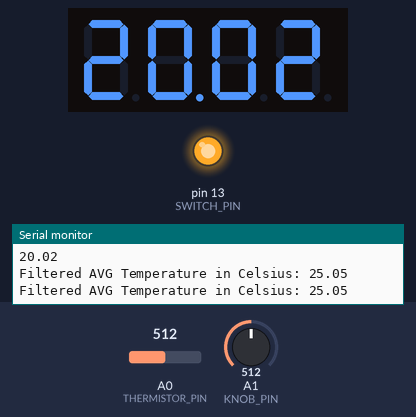
A program run on a simulated Arduino Uno, built with avr-gcc and run on an emulated ATmega328P. Parts: 4-digit seven-segment display, output pins drawn as LEDs (lit = HIGH), the last lines printed to the serial monitor. The inputs (shaded band) are chosen by the test bench; at power-on: A0 (THERMISTOR_PIN) = 512, A1 (KNOB_PIN) = 512. Pins used as bus, display or sensor lines are not drawn.

Above: at 2.6 s.
2.7 s: A0 (THERMISTOR_PIN) set to 1010
At 3.4 s:
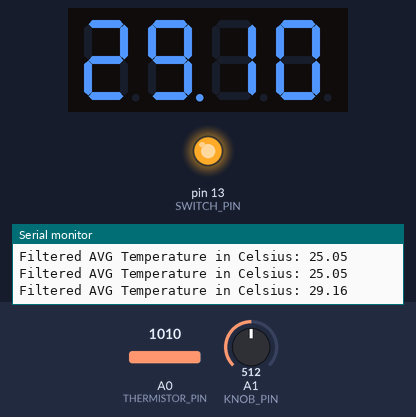
5.0 s: A0 (THERMISTOR_PIN) set to 1023
At 7.7 s:
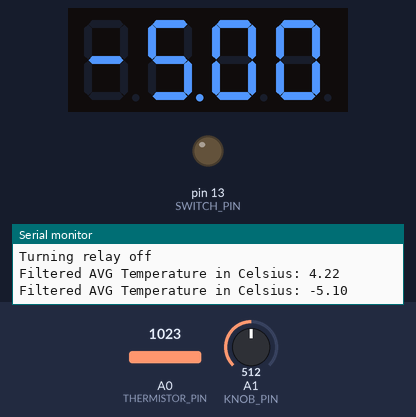
8.1 s: A1 (KNOB_PIN) set to 716
At 9.2 s:
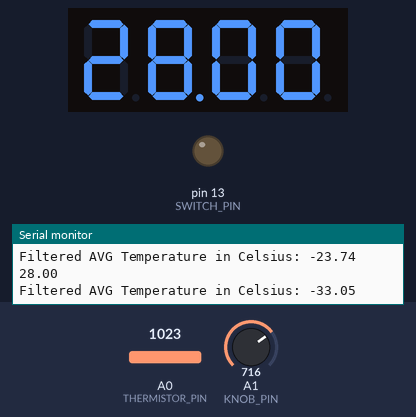
11.2 s: A1 (KNOB_PIN) set to 900
At 12.6 s:
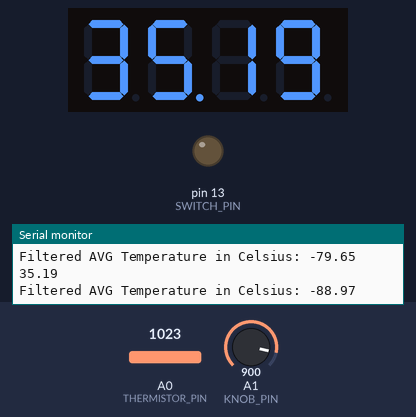
14.3 s: A0 (THERMISTOR_PIN) set to 306
At 16.6 s:
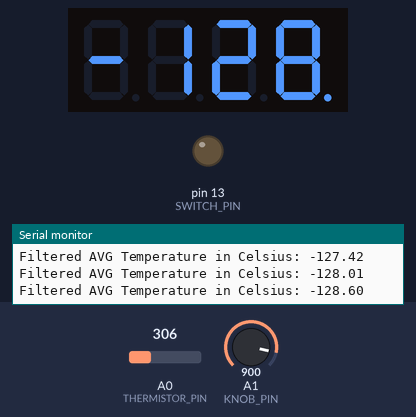
17.3 s: A1 (KNOB_PIN) set to 1023
At 17.7 s:
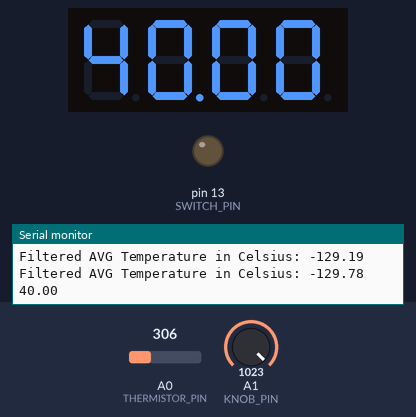
Timing chart, 0 to 20.3 s (numbered marks = the images above; inputs shaded):
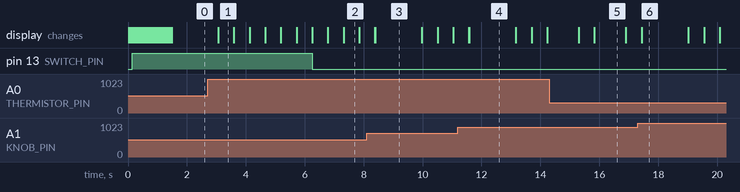

The program:

main.cpp
```cpp
#include <math.h> // Make sure to include this
#include "Arduino.h"
#include "HT16K33.h"
#include "util/TaskScheduler.h"

// Configurable constants
const float MIN_TARGET_TEMP = 0;
const float MAX_TARGET_TEMP = 40;
const float TRIGGER_TEMP = 3; // Degrees above target temp
const int SWITCH_PIN = 13;
const int THERMISTOR_POWER_PIN = 12; // Digital pin used to power the thermistor
const int MIN_KNOB_STEP = 25;
const int BAUD_RATE = 9600;
const int THERMISTOR_PIN = 0; // Thermistor input pin
const int KNOB_PIN = 1; // Potentiometer input pin
const int KNOB_POWER_PIN = 11;
// https://www.thinksrs.com/downloads/programs/therm%20calc/ntccalibrator/ntccalculator.html
// Coefficients for Steinhart-Hart equation
const float c1 = 1.328191148e-03, c2 = 2.000112940e-04, c3 = 2.350560518e-07;

// Variables used for temp reading
int thermistorData; // Analog signal read from Thermistor
int knobData; // Analog signal read from Potentiometer
int lastKnownKnobData;
const float R1 = 10000.0; // Fixed resistance value in the circuit
float R2, logR2, temp; // Variables for resistance, log value, and temperature
float targetTemp;
bool isOn = false;

// Rolling average configuration
const int ROLLING_AVG_SIZE = 32;
float readings[ROLLING_AVG_SIZE]; // Array to store the readings
int readIndex = 0; // Current index in the readings array
float total = 0; // Sum of the readings
float average = 0; // Computed average

// Display
HT16K33 seg(0x70);
const int DISPLAY_LOCK_MS = 1500;
bool displayIsLocked = false;
TaskScheduler displayLockScheduler;

void display(float f, bool prioritize) {
    if (!prioritize && displayIsLocked) {
        return;
    }

    if (prioritize) {
        // Lock the display and set a scheduler to release it.
        if (!displayIsLocked) {
            displayIsLocked = true;
        }

        displayLockScheduler.reset();
        displayLockScheduler.start();
    }

    seg.displayFloat(f);
}

void processThermistorData() {
    // Power the thermistor
    digitalWrite(THERMISTOR_POWER_PIN, HIGH);
    delay(15); // Give the thermistor some time to stabilize

    thermistorData = analogRead(THERMISTOR_PIN); // Read the analog signal from the Thermistor

    // Check if thermistorData is zero
    if (thermistorData == 0) {
        Serial.println("thermistorData is zero! Avoiding division by zero.");
        digitalWrite(THERMISTOR_POWER_PIN, LOW); // Turn off the thermistor power
        return;
    }

    R2 = R1 * (1023.0 / (float) thermistorData - 1.0); // Compute Thermistor resistance from analog read value
    logR2 = log(R2); // Take natural log of the resistance

    // Steinhart-Hart equation to compute temperature in Kelvin
    temp = c1 + (c2 * logR2) + (c3 * logR2 * logR2 * logR2);
    temp = 1.0 / temp;
    temp = temp - 273.15; // Convert temperature from Kelvin to Celsius

    // Update the rolling average
    total -= readings[readIndex];
    readings[readIndex] = temp;
    total += readings[readIndex];
    readIndex = (readIndex + 1) % ROLLING_AVG_SIZE;
    average = total / ROLLING_AVG_SIZE;

    Serial.print("Filtered AVG Temperature in Celsius: ");
    Serial.println(average);

    float avgForDisplay = (int) (average * 10) / 10.0f;
    display(avgForDisplay, false);

    if (average > targetTemp + TRIGGER_TEMP && !isOn) {
        Serial.println("Turning relay on");
        digitalWrite(SWITCH_PIN, HIGH);
        isOn = true;
    }

    if (average < targetTemp && isOn) {
        Serial.println("Turning relay off");
        digitalWrite(SWITCH_PIN, LOW);
        isOn = false;
    }

    // Turn off the thermistor power
    digitalWrite(THERMISTOR_POWER_PIN, LOW);
}

void setup() {
    Serial.begin(BAUD_RATE);
    Serial.println("Starting...");

    pinMode(SWITCH_PIN, OUTPUT);
    pinMode(THERMISTOR_POWER_PIN, OUTPUT);
    pinMode(KNOB_POWER_PIN, OUTPUT);
    targetTemp = MIN_TARGET_TEMP;
    Wire.begin();
    Wire.setClock(100000);
    seg.begin();
    seg.displayOn();

    // Initialize the readings array with zeros
    for (int i = 0; i < ROLLING_AVG_SIZE; i++) {
        readings[i] = 0;
    }

    for (int i = 0; i < ROLLING_AVG_SIZE; ++i) {
        processThermistorData();
        delay(25);
    }

    displayLockScheduler.init(DISPLAY_LOCK_MS, false, [] {
        displayIsLocked = false;
    });
}

void processKnobData() {
    // Power the potentiometer
    digitalWrite(KNOB_POWER_PIN, HIGH);
    delay(15); // Give the potentiometer some time to stabilize

    knobData = analogRead(KNOB_PIN);

    if (abs(lastKnownKnobData - knobData) <= MIN_KNOB_STEP) {
        digitalWrite(KNOB_POWER_PIN, LOW);
        return;
    }

    lastKnownKnobData = knobData;
    float normalizedValue = knobData / 1023.0f;

    // Interpolate within the target range
    targetTemp = MIN_TARGET_TEMP + normalizedValue * (MAX_TARGET_TEMP - MIN_TARGET_TEMP);
    Serial.println(targetTemp);
    display(targetTemp, true);
    digitalWrite(KNOB_POWER_PIN, LOW);
}

void loop() {
    displayLockScheduler.tick();
    processThermistorData();
    processKnobData();
    delay(500);
}
```

TaskScheduler.cpp
```cpp
#include "TaskScheduler.h"

void TaskScheduler::init(long intervalMillis, bool isLoop, const ScheduleCallback &callbackFunc) {
    this->interval = intervalMillis;
    this->callback = callbackFunc;
    this->running = true;
    this->loop = isLoop;
}

void TaskScheduler::reset() {
    this->startMillis = millis();
}

void TaskScheduler::stop() {
    this->running = false;
}

void TaskScheduler::start() {
    this->running = true;
}

void TaskScheduler::tick() {
    if (!this->running) {
        return;
    }

    unsigned long now = millis();

    // In case millis has overflown after 49 days, prevent endless cycle with that.
    if (this->startMillis > now) {
        this->startMillis = now;
    }

    if (now - this->startMillis > this->interval) {
        this->callback();
        this->startMillis = now;

        if (!this->loop) {
            this->running = false;
        }
    }
}
```

TaskScheduler.h
```cpp
#ifndef TASKSCHEDULER_H
#define TASKSCHEDULER_H

#include <Arduino.h>

typedef void (*ScheduleCallback)();

class TaskScheduler {
private:
    unsigned long startMillis;
    unsigned long interval;
    ScheduleCallback callback;
    bool running = false;
    bool loop = false;

public:
    void init(long intervalMillis, bool isLoop, const ScheduleCallback &callbackFunc);
    void reset();
    void stop();
    void start();
    void tick();
};

#endif // TASKSCHEDULER_H
```

Measured:
- the behaviour switches between 1022 and 1023 on A0 (THERMISTOR_PIN) (found by bisection; images 1 and 2)
- after the input at 2.7 s, the display: changes after 0.36 s (image 1)
- after the input at 5.0 s, pin 13 (SWITCH_PIN): HIGH → LOW after 1.3 s
- after the input at 8.1 s, the display: first differs from a run without the input after 0.30 s (image 3)
- after the input at 11.2 s, the display: first differs from a run without the input after 0.39 s (image 4)
- after the input at 17.3 s, the display: changes after 0.14 s (image 6)
- what the display in image 1 shows lasts 0.5 s, from 3.1 s to 3.6 s
